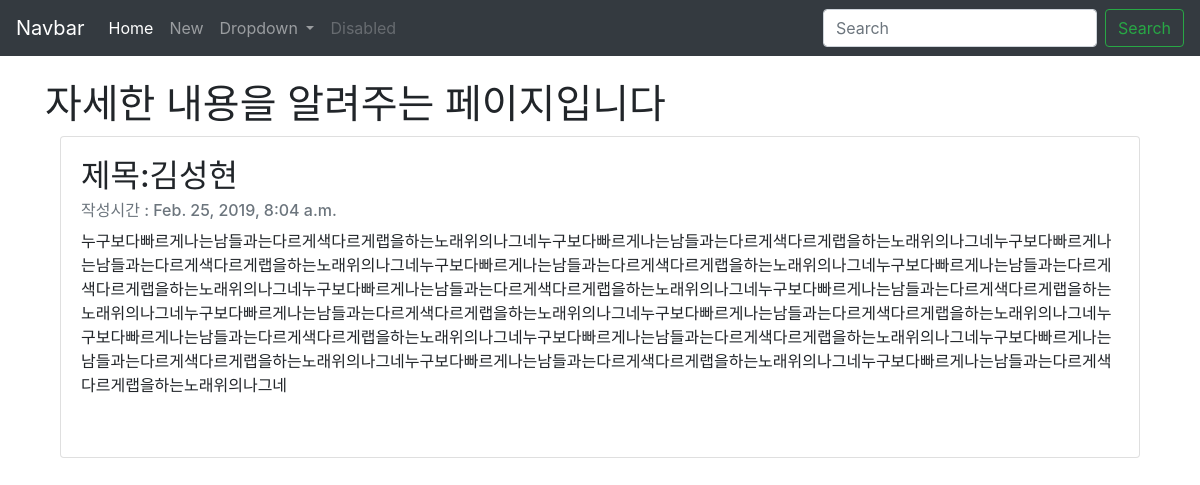
/detail/1, run on the app's committed database.
### blog/models.py (models this page shows, shortened)
class Post(models.Model):
    title=models.CharField(max_length=200)
    pubdate=models.DateTimeField('date published')
    body=models.TextField()

### blog/views.py (the view)
# urls.py: path('detail/<int:id>',blog.views.detail,name='detail'),
def detail(request,id):
    post=get_object_or_404(Post,pk=id)
    return render(request,'detail.html',{'post':post})

### blog/templates/detail.html (shortened to what this page needs)
<head>
        <link rel="stylesheet" href="https://stackpath.bootstrapcdn.com/bootstrap/4.3.1/css/bootstrap.min.css">
    </head>
<body>
        <nav class="navbar navbar-expand-lg navbar-dark bg-dark">
                <a class="navbar-brand" href="#">Navbar</a>
                <div class="collapse navbar-collapse" id="navbarSupportedContent">
                  <ul class="navbar-nav mr-auto">
                    <li class="nav-item active">
                      <a class="nav-link" href="{%url 'home'%}">Home <span class="sr-only">(current)</span></a>
                    </li>
                    <li class="nav-item">
                      <a class="nav-link" href="{%url 'new'%}">New</a>
                    </li>
                    <li class="nav-item dropdown">
                      <a class="nav-link dropdown-toggle" href="#" id="navbarDropdown" role="button" data-toggle="dropdown" aria-haspopup="true" aria-expanded="false">
                        Dropdown
                      </a>
                    </li>
                    <li class="nav-item">
                      <a class="nav-link disabled" href="#" tabindex="-1" aria-disabled="true">Disabled</a>
                    </li>
                  </ul>
                  <form class="form-inline my-2 my-lg-0">
                    <input class="form-control mr-sm-2" type="search" placeholder="Search" aria-label="Search">
                    <button class="btn btn-outline-success my-2 my-sm-0" type="submit">Search</button>
                  </form>
                </div>
              </nav>
<br>
<div class="container">
<h1>자세한 내용을 알려주는 페이지입니다</h1>
<div class="container">
        <div class="card">
            <div class="card-body">
             <h2 class="card-title">제목:{{post.title}}</h2>
             <h6 class="card-subtitle mb-2 text-muted">작성시간 : {{post.pubdate}}</h6>
             <p class="card-text">{{post.body}}</p>
             <br>
            </div>
        </div>
    </div>
</body>

### data on the page
Post: title "김성현", pubdate "Feb. 25, 2019, 8:04 a.m.", body "누구보다빠르게나는남들과는다르게색다르게랩을하는노래위의나그네누구보다빠르게나는남들과는다르게색다르게랩을하는노래위의나그네누구보다빠르게나는남들과는다르게색다르게랩을하는노래위의나그네누구보다빠르게나는남들과는다르게색다르게랩을하는노래위의나그네누구보다빠르게나는남들과는다르게색다르게랩을하는노래위의나그네누구보다빠르게나는남들과는다르게색다르게랩을하는노래위의나그네누구보다빠르게나는남들과는다르게색다르게랩을하는노래위의나그네누구보다빠르게나는남들과는다르게색다르게랩을하는노래위의나그네누구보다빠르게나는남들과는다르게색다르게랩을하는노래위의나그네누구보다빠르게나는남들과는다르게색다르게랩을하는노래위의나그네누구보다빠르게나는남들과는다르게색다르게랩을하는노래위의나그네누구보다빠르게나는남들과는다르게색다르게랩을하는노래위의나그네누구보다빠르게나는남들과는다르게색다르게랩을하는노래위의나그네누구보다빠르게나는남들과는다르게색다르게랩을하는노래위의나그네"
